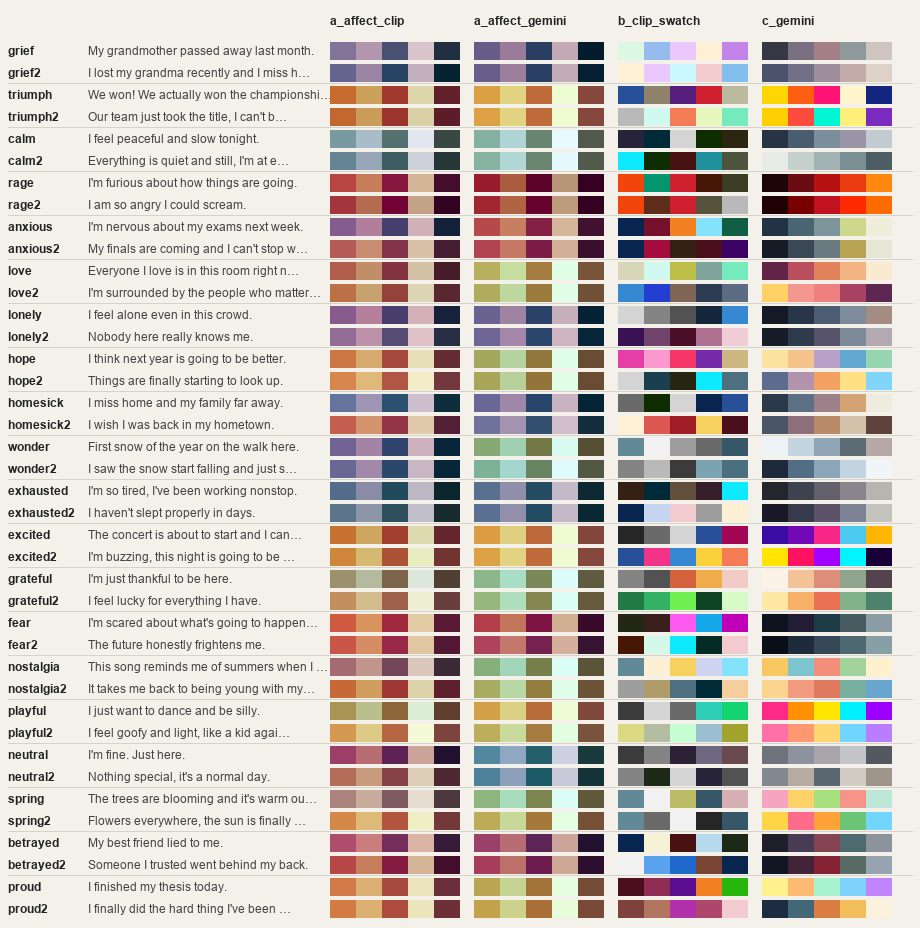
#> input picture Interactive-Canvas/living-canvas/experiments/space/out/aura_board.png, 920 x 928 px, given in place of paul-feeley_ios-1957.jpg, which was not available
$ python artemis_03_board.py
#> lines starting #> are read from the running program, lines starting #| are printed output that depends on the picture
#> (reads Interactive-Canvas/living-canvas/experiments/space/out/artemis_results.json from the repository)
#> in main, `board = Image.new("RGB", (W, H), "white")`: board: PIL image 838x982 RGB; every value is 255
"""ArtEmis thread · step 3: board of top-3 picks for 12 feelings, baseline vs the chosen designs (split 0 library).

Run: uv run --no-project --with pillow python -I artemis_03_board.py [design ...]   (default: A-emo+clip A-human8)
Writes out/artemis_board.png (small JPEG-quality PNG, thumbnails only).
"""
import json, os, sys
from PIL import Image, ImageDraw, ImageFont

HERE = os.path.dirname(os.path.abspath(__file__))
CACHE = os.environ.get("ARTEMIS_CACHE", os.path.expanduser("~/.cache/living-canvas/artemis"))
FEELINGS = ["grief", "triumph", "calm", "rage", "anxious", "love", "lonely", "hope", "wonder", "excited", "fear", "playful"]
T = 80  # thumbnail cell


def thumb(p):
#> called with p = 'paul-feeley_ios-1957'
    im = Image.open(os.path.join(CACHE, "thumbs", f"{p}.jpg")).convert("RGB")
#> im is the input picture: PIL image 920x928 RGB; mean R, G, B 194.3, 184.5, 178
    im.thumbnail((T, T))
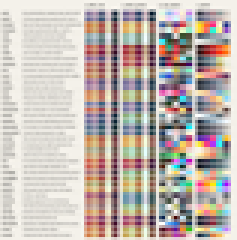
#> im: PIL image 79x80 RGB (shown 3 times larger); mean R, G, B 194.2, 184.4, 178
    cell = Image.new("RGB", (T, T), (245, 245, 245))
#> cell: PIL image 80x80 RGB; every value is 245
    cell.paste(im, ((T - im.width) // 2, (T - im.height) // 2))
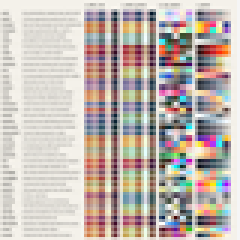
#> cell: PIL image 80x80 RGB (shown 3 times larger); mean R, G, B 194.9, 185.2, 178.8
    return cell


def main():
    designs = sys.argv[1:] or ["A-emo+clip", "A-human8"]
    R = json.load(open(os.path.join(HERE, "out", "artemis_results.json")))
    cols = ["baseline"] + designs
    lw, gap, head = 90, 14, 22
    W = lw + len(cols) * (3 * T) + gap * (len(cols) - 1)
    H = head + len(FEELINGS) * T
    board = Image.new("RGB", (W, H), "white")
    d = ImageDraw.Draw(board)
    font = ImageFont.load_default()
    for c, name in enumerate(cols):
        x0 = lw + c * (3 * T + gap)
        d.text((x0 + 4, 5), f"{name} (library {R['n_library']})", fill="black", font=font)
        for r, fid in enumerate(FEELINGS):
            for k, p in enumerate(R["picks_split0"][name][fid]):
                board.paste(thumb(p), (x0 + k * T, head + r * T))
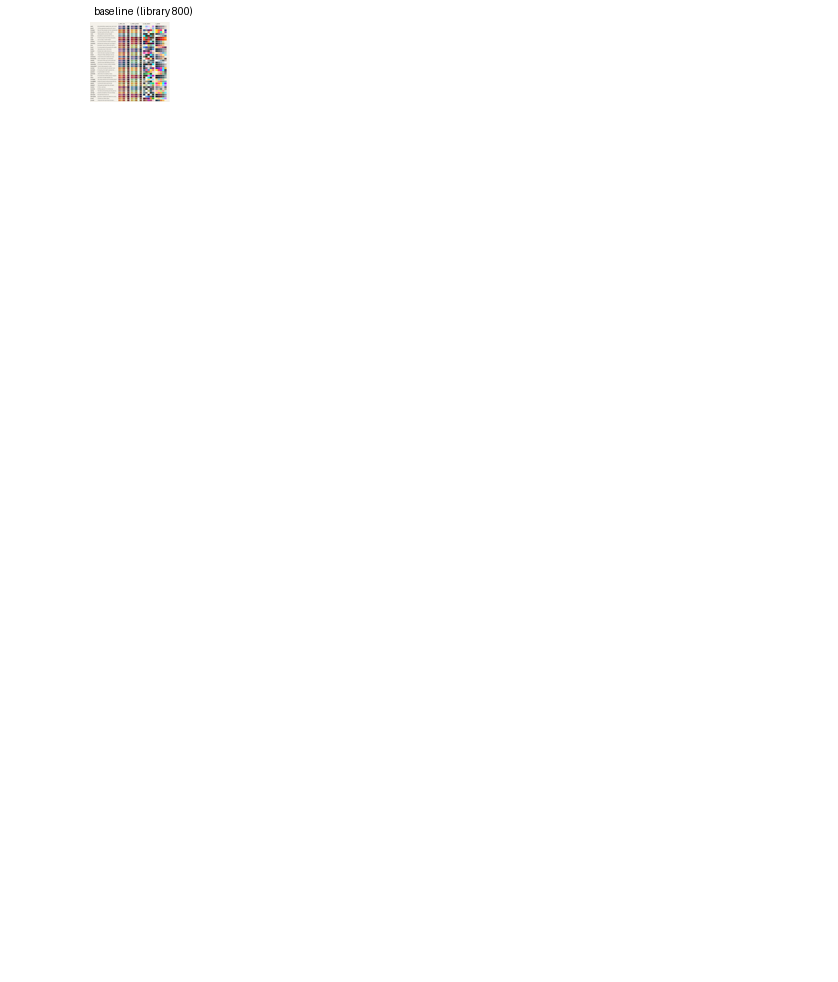
#> board: PIL image 838x982 RGB; mean R, G, B 254.5, 254.4, 254.3
    for r, fid in enumerate(FEELINGS):
        d.text((6, head + r * T + T // 2 - 6), fid, fill="black", font=font)
    path = os.path.join(HERE, "out", "artemis_board.png")
    board.quantize(colors=256, method=Image.Quantize.MEDIANCUT).save(path, optimize=True)  # keep the PNG small
    print(path, board.size, os.path.getsize(path) // 1024, "KB")


if __name__ == "__main__":
#> (the run stopped early here; a loop or call above may not have finished)
